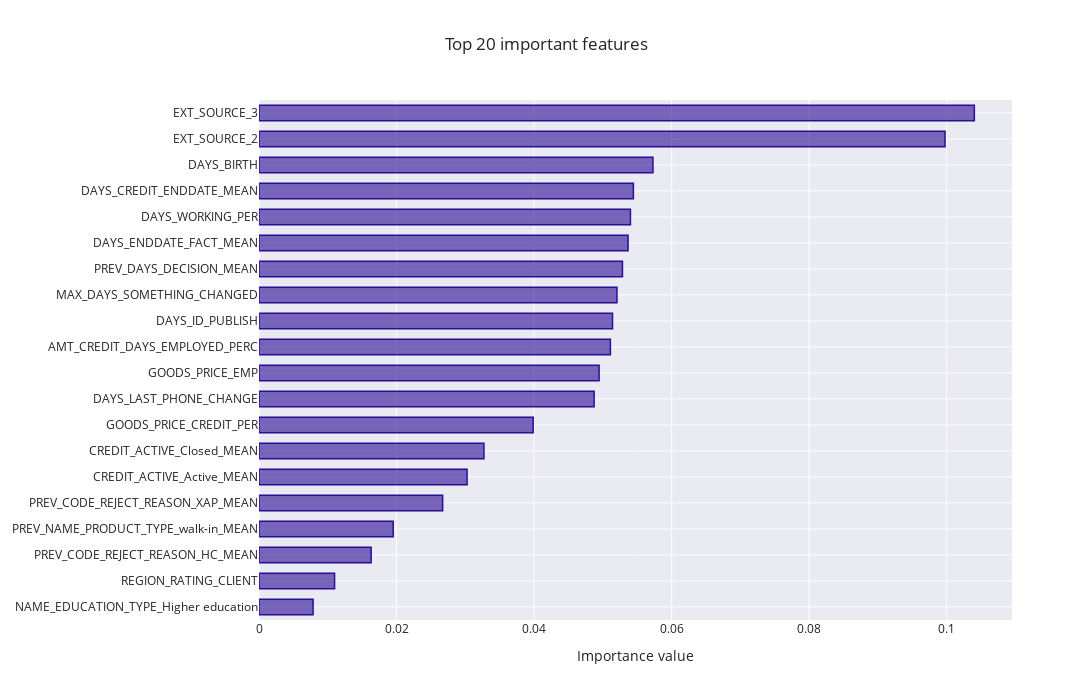

Notebook code cell kept with this figure:
### Code cell
# Feautres importance for model
feature_importance_plot(pipe_over[-1].feature_importances_,
                        train,
                        (LOG,run,'Modele/[Over]/')
                       )

### Figure 1 — Plotly figure (JSON) as saved in the notebook; plotly's stock layout.template omitted (floating-point values rounded to 4 significant figures)
{"data": [{"marker": {"color": "rgba(43, 13, 150, 0.6)", "line": {"color": "rgba(43, 13, 150, 1.0)", "width": 1.5}}, "orientation": "h", "type": "bar", "x": [0.007861, 0.01099, 0.01631, 0.01951, 0.0267, 0.03025, 0.03271, 0.03987, 0.04873, 0.04945, 0.0511, 0.05141, 0.05205, 0.05285, 0.05366, 0.05401, 0.05444, 0.05728, 0.09976, 0.104], "y": ["NAME_EDUCATION_TYPE_Higher education", "REGION_RATING_CLIENT", "PREV_CODE_REJECT_REASON_HC_MEAN", "PREV_NAME_PRODUCT_TYPE_walk-in_MEAN", "PREV_CODE_REJECT_REASON_XAP_MEAN", "CREDIT_ACTIVE_Active_MEAN", "CREDIT_ACTIVE_Closed_MEAN", "GOODS_PRICE_CREDIT_PER", "DAYS_LAST_PHONE_CHANGE", "GOODS_PRICE_EMP", "AMT_CREDIT_DAYS_EMPLOYED_PERC", "DAYS_ID_PUBLISH", "MAX_DAYS_SOMETHING_CHANGED", "PREV_DAYS_DECISION_MEAN", "DAYS_ENDDATE_FACT_MEAN", "DAYS_WORKING_PER", "DAYS_CREDIT_ENDDATE_MEAN", "DAYS_BIRTH", "EXT_SOURCE_2", "EXT_SOURCE_3"]}], "layout": {"autosize": false, "bargap": 0.4, "height": 700, "title": {"text": "Top 20 important features"}, "width": 1300, "xaxis": {"autorange": true, "range": [0, 0.1095], "title": {"text": "Importance value"}, "type": "linear"}, "yaxis": {"automargin": true, "autorange": true, "range": [-0.5, 19.5], "type": "category"}}}
